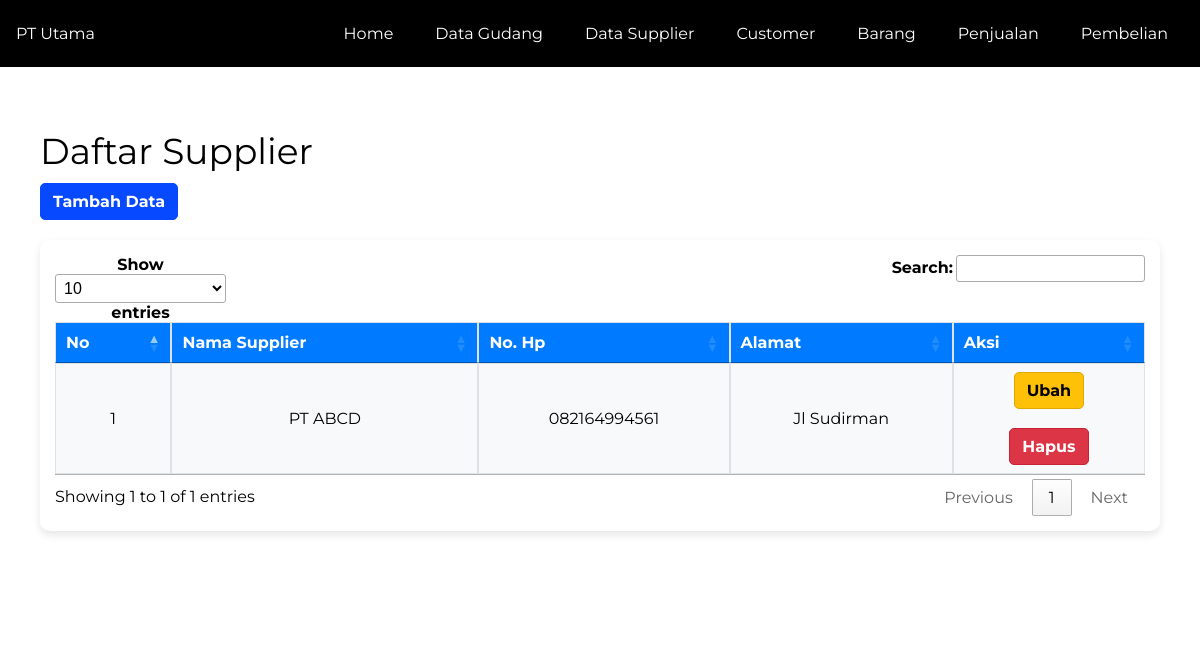
The page /supplierdaftar.php on the database its author committed.
### tables this page shows
CREATE TABLE `supplier` (
  `idsupplier` int(11) NOT NULL,
  `namasupplier` text NOT NULL,
  `nohp` text NOT NULL,
  `alamat` text NOT NULL
);

### supplierdaftar.php (the view, shortened to what this page needs)
<?php include 'header.php'; ?>
<div class="display-kontainer kontainer" style="padding-bottom: 50px;">
	<div class="kontainer padding-32">
		<h1>Daftar Supplier</h1>
		<a href="suppliertambah.php" class="btn btn-primary float-right">Tambah Data</a>
		<div class="row">
			<div class="col l12">
				<div class="card shadow mb-4">
					<div class="card-body">
						<table class="table table-bordered table-striped" id="table">
							<thead class="bg-primary text-white">
								<tr>
									<th>No</th>
									<th>Nama Supplier</th>
									<th>No. Hp</th>
									<th>Alamat</th>
									<th>Aksi</th>
								</tr>
							</thead>
							<tbody>
								<?php $nomor = 1; ?>
								<?php $ambil = $koneksi->query("SELECT*FROM supplier "); ?>
								<?php while ($pecah = $ambil->fetch_assoc()) { ?>
									<tr>
										<td><?php echo $nomor; ?></td>
										<td><?php echo $pecah['namasupplier'] ?></td>
										<td><?php echo $pecah['nohp'] ?></td>
										<td><?php echo $pecah['alamat'] ?></td>
										<td>
											<a href="supplieredit.php?id=<?php echo $pecah['idsupplier']; ?>" class="btn btn-warning">Ubah</a>
											<br><br>
											<a href="supplierhapus.php?id=<?php echo $pecah['idsupplier']; ?>" class="btn btn-danger" onclick="return confirm('Apakah Anda Yakin Ingin Menghapus Data ?')">Hapus</a>
										</td>
									</tr>
									<?php $nomor++; ?>
								<?php } ?>
							</tbody>
						</table>
					</div>
				</div>
			</div>
		</div>
	</div>
</div>
<?php
include 'footer.php';
?>

### css/style.css (style rules this page uses)
* { margin: 0; padding: 0; box-sizing: border-box; }
body { font-family: Arial, sans-serif; width: 100vw; max-width: 100%; }
a { background-color: transparent }
html { overflow-x: hidden }
h1 { font-size: 36px }
h1, h2, h3, h4, h5, h6 { font-family: "Segoe UI", Arial, sans-serif; font-weight: 400; margin: 10px 0 }
a { color: inherit }
.display-kontainer { position: relative }
.bar:after, .bar:before, .kontainer:after, .kontainer:before, .row-padding:after, .row-padding:before, .row:after, .row:before { content: ""; display: table; clear: both }
.col { float: left; width: 100% }
@media (min-width:993px) { .col.l12 { width: 99.99999% } }
.content { margin-left: auto; margin-right: auto }
.content { max-width: 980px }
.kontainer { padding: .01em 16px }
.padding-32 { padding-top: 32px!important; padding-bottom: 32px!important }
.text-white { color: #fff!important }
body, h1, h2, h3, h4, h5, h6, .wide { font-family: "Montserrat", sans-serif; }
.kontainer { max-width: 1200px; margin: auto; padding: 20px; }
.row { display: grid; grid-template-columns: 1fr; gap: 20px; }
.card { background: #fff; border-radius: 10px; box-shadow: 0 4px 8px rgba(0, 0, 0, 0.1); overflow: hidden; text-align: center; transition: transform 0.3s ease; width: 100%; max-width: 100%; }
.card-body { padding: 15px; }
.table { width: 100%; border-collapse: collapse; border-spacing: 0; background-color: #fff; overflow-x: auto; white-space: normal; table-layout: auto; display: table; }
.table-bordered th, .table-bordered td { border: 1px solid #dee2e6; padding: 10px; text-align: center; }
.table thead { background-color: #007bff; color: white; }
.table-striped tbody tr:nth-of-type(odd) { background-color: #f8f9fa; }
.btn { display: inline-block; padding: 8px 12px; border-radius: 5px; text-decoration: none; font-weight: bold; text-align: center; transition: all 0.3s ease; }
.btn-warning { background-color: #ffc107; color: #000; border: 1px solid #e0a800; }
.btn-primary { background-color: #0749ff; color: #ffffff; border: 1px solid #0749ff; }
.btn-danger { background-color: #dc3545; color: #fff; border: 1px solid #c82333; }

### rows shown on the page
supplier: namasupplier "PT ABCD", nohp "082164994561", alamat "Jl Sudirman"
